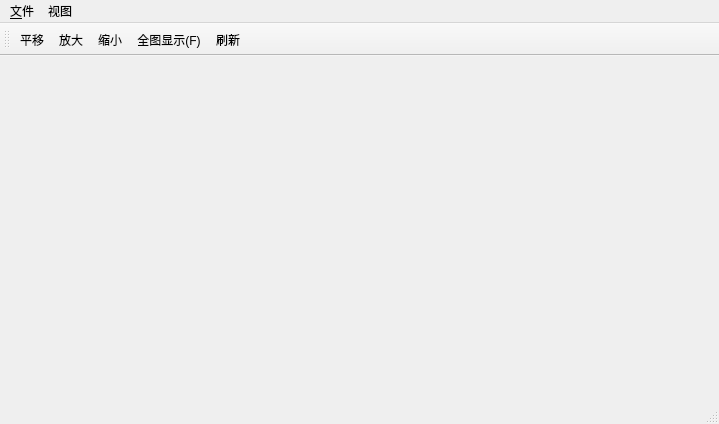
<?xml version="1.0" encoding="UTF-8"?>
<ui version="4.0">
  <class>MainWindow</class>
  <widget class="QMainWindow" name="MainWindow">
    <property name="geometry">
      <rect>
        <x>0</x>
        <y>0</y>
        <width>719</width>
        <height>424</height>
      </rect>
    </property>
    <property name="windowTitle">
      <string>QsMap Editor</string>
    </property>
    <widget class="QWidget" name="centralWidget">
      <layout class="QGridLayout" name="gridLayout"/>
    </widget>
    <widget class="QMenuBar" name="menuBar">
      <property name="geometry">
        <rect>
          <x>0</x>
          <y>0</y>
          <width>719</width>
          <height>25</height>
        </rect>
      </property>
      <widget class="QMenu" name="menuFile">
        <property name="title">
          <string>&amp;文件</string>
        </property>
      </widget>
      <widget class="QMenu" name="menuView">
        <property name="title">
          <string>视图</string>
        </property>
      </widget>
      <addaction name="menuFile"/>
      <addaction name="menuView"/>
    </widget>
    <widget class="QStatusBar" name="statusBar"/>
    <widget class="QToolBar" name="mMapNavToolBar">
      <property name="windowTitle">
        <string>地图导航工具栏</string>
      </property>
      <property name="toolTip">
        <string>地图导航工具栏</string>
      </property>
      <attribute name="toolBarArea">
        <enum>TopToolBarArea</enum>
      </attribute>
      <attribute name="toolBarBreak">
        <bool>false</bool>
      </attribute>
      <addaction name="mActionPan"/>
      <addaction name="mActionZoomIn"/>
      <addaction name="mActionZoomOut"/>
      <addaction name="mActionZoomFullExtent"/>
      <addaction name="mActionDraw"/>
    </widget>
    <action name="actionExit">
      <property name="text">
        <string>退出(X)</string>
      </property>
    </action>
    <action name="actionAddVector">
      <property name="text">
        <string>AddVector</string>
      </property>
    </action>
    <action name="mActionPan">
      <property name="checkable">
        <bool>true</bool>
      </property>
      <property name="icon">
        <iconset>
          <normaloff>:/images/themes/default/mActionPan.svg</normaloff>:/images/themes/default/mActionPan.svg
        </iconset>
      </property>
      <property name="text">
        <string>平移</string>
      </property>
    </action>
    <action name="mActionPanToSelected">
      <property name="icon">
        <iconset>
          <normaloff>:/images/themes/default/mActionPanToSelected.svg</normaloff>:/images/themes/default/mActionPanToSelected.svg
        </iconset>
      </property>
      <property name="text">
        <string>将地图平移到选定内容</string>
      </property>
      <property name="toolTip">
        <string>将地图平移到选定内容</string>
      </property>
    </action>
    <action name="mActionZoomIn">
      <property name="checkable">
        <bool>true</bool>
      </property>
      <property name="icon">
        <iconset>
          <normaloff>:/images/themes/default/mActionZoomIn.svg</normaloff>:/images/themes/default/mActionZoomIn.svg
        </iconset>
      </property>
      <property name="text">
        <string>放大</string>
      </property>
      <property name="shortcut">
        <string>Ctrl+Alt++</string>
      </property>
    </action>
    <action name="mActionZoomOut">
      <property name="checkable">
        <bool>true</bool>
      </property>
      <property name="icon">
        <iconset>
          <normaloff>:/images/themes/default/mActionZoomOut.svg</normaloff>:/images/themes/default/mActionZoomOut.svg
        </iconset>
      </property>
      <property name="text">
        <string>缩小</string>
      </property>
      <property name="shortcut">
        <string>Ctrl+Alt+-</string>
      </property>
    </action>
    <action name="mActionZoomFullExtent">
      <property name="icon">
        <iconset>
          <normaloff>:/images/themes/default/mActionZoomFullExtent.svg</normaloff>:/images/themes/default/mActionZoomFullExtent.svg
        </iconset>
      </property>
      <property name="text">
        <string>全图显示(&amp;F)</string>
      </property>
      <property name="shortcut">
        <string>Ctrl+Shift+F</string>
      </property>
    </action>
    <action name="mActionZoomToLayer">
      <property name="icon">
        <iconset>
          <normaloff>:/images/themes/default/mActionZoomToLayer.svg</normaloff>:/images/themes/default/mActionZoomToLayer.svg
        </iconset>
      </property>
      <property name="text">
        <string>缩放到图层</string>
      </property>
    </action>
    <action name="mActionZoomToLayers">
      <property name="icon">
        <iconset>
          <normaloff>:/images/themes/default/mActionZoomToLayer.svg</normaloff>:/images/themes/default/mActionZoomToLayer.svg
        </iconset>
      </property>
      <property name="text">
        <string>缩放到多个图层</string>
      </property>
    </action>
    <action name="mActionZoomToSelected">
      <property name="icon">
        <iconset>
          <normaloff>:/images/themes/default/mActionZoomToSelected.svg</normaloff>:/images/themes/default/mActionZoomToSelected.svg
        </iconset>
      </property>
      <property name="text">
        <string>缩放到选定内容</string>
      </property>
      <property name="shortcut">
        <string>Ctrl+J</string>
      </property>
    </action>
    <action name="mActionDraw">
      <property name="icon">
        <iconset>
          <normaloff>:/images/themes/default/mActionRefresh.svg</normaloff>:/images/themes/default/mActionRefresh.svg
        </iconset>
      </property>
      <property name="text">
        <string>刷新</string>
      </property>
      <property name="shortcut">
        <string>F5</string>
      </property>
    </action>
    <action name="actionFrom_Dataset">
      <property name="text">
        <string>从数据集...</string>
      </property>
    </action>
    <action name="actionFrom_Multiple_Datasets">
      <property name="text">
        <string>从多个数据集...</string>
      </property>
    </action>
  </widget>
  <layoutdefault spacing="1" margin="1"/>
  <resources>
    <include location="../resources.qrc"/>
  </resources>
  <connections/>
</ui>
